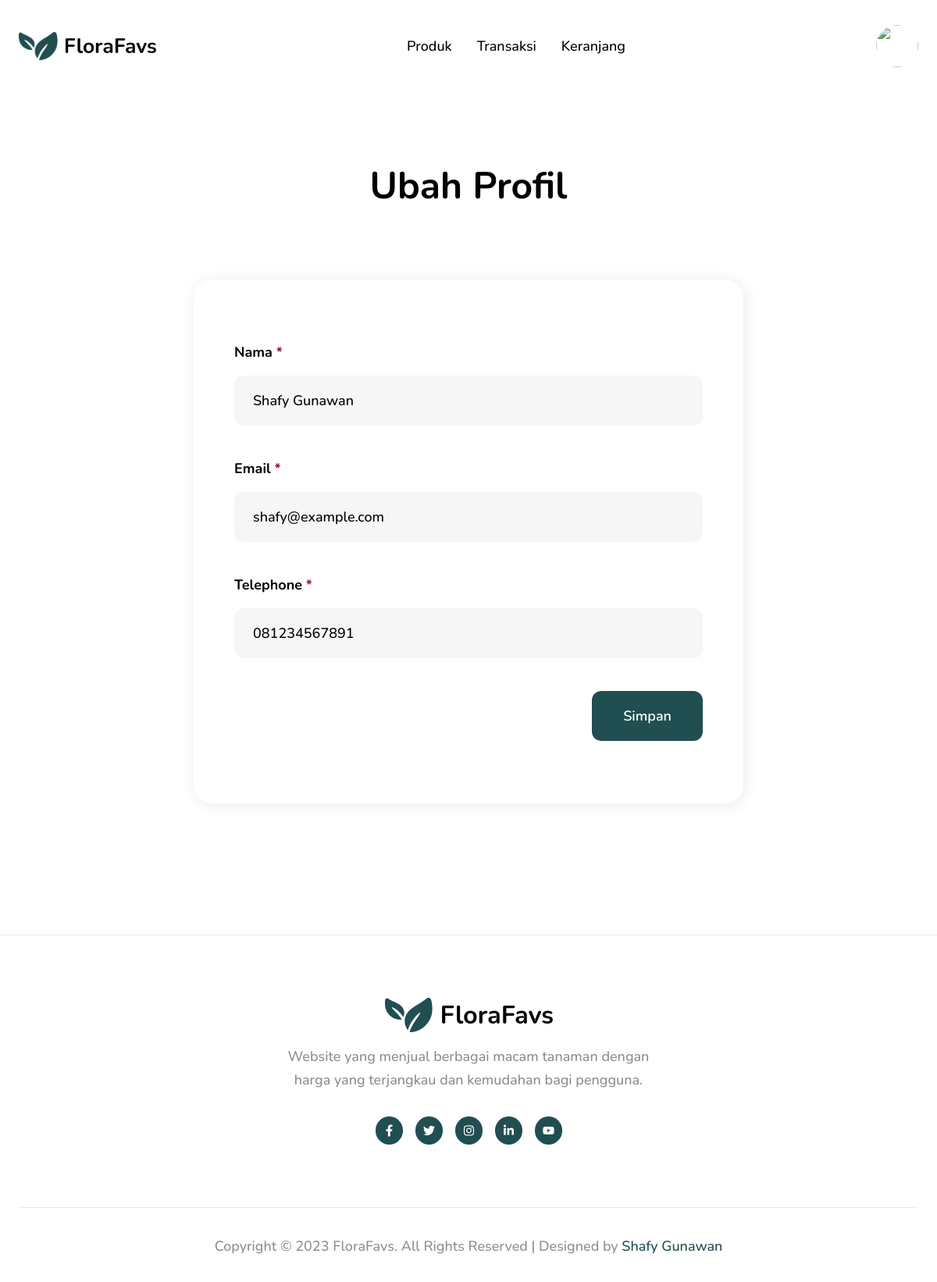
The app's page /editprofile.php (signed in) with its own data.
### tables this page shows
CREATE TABLE `customers` (
  `customer_id` int(11) NOT NULL,
  `customer_name` varchar(255) NOT NULL,
  `customer_phone` varchar(17) NOT NULL,
  `customer_email` varchar(255) NOT NULL,
  `customer_password` varchar(255) NOT NULL
);

### data/customer.php (called while the page is built, shortened)
<?php
function find_customer_with_id($id)
{
  try {
    $db = new PDO('mysql:host=localhost;dbname=' . DB_NAME, DB_USERNAME, DB_PASSWORD, [PDO::ATTR_ERRMODE => PDO::ERRMODE_EXCEPTION]);
    $statement = $db->prepare("SELECT * FROM customers WHERE customer_id = :id");
    $statement->bindValue(":id", $id);
    $statement->execute();
    $customer = $statement->fetch(PDO::FETCH_ASSOC);
    return $customer;
  } catch (PDOException $error) {
    throw new Exception($error->getMessage());
  }
}

### editprofile.php (the view, shortened to what this page needs)
<?php
require_once('data/customer.php');
$customer = find_customer_with_id($_SESSION['customer_id']);
require('layouts/header.php');
?>
<link rel="stylesheet" href="./assets/css/profile.css">
<main>
  <div class="profile container">
    <div class="profile__header">
      <h1>Ubah Profil</h1>
    </div>
    <div class="profile__body">
      <form action='./editprofile.php' method='POST' class="profile__right">
        <div class="profile__form">
          <div>
            <label class="input-label" for='nama'>Nama <span class="text-danger">*</span></label>
            <input type='text' name='nama' id='nama' class="input" value="<?= isset($_POST['nama']) ? htmlspecialchars($_POST['nama']) : $customer['customer_name']; ?>">
          </div>
          <div>
            <label class="input-label" for='email'>Email <span class="text-danger">*</span></label>
            <input type='text' name='email' id='email' class="input" value="<?= isset($_POST['email']) ? htmlspecialchars($_POST['email']) : $customer['customer_email']; ?>">
          </div>
          <div>
            <label class="input-label" for='telephone'>Telephone <span class="text-danger">*</span></label>
            <input type='text' name='telephone' id='telephone' class="input" value="<?= isset($_POST['telephone']) ? htmlspecialchars($_POST['telephone']) : $customer['customer_phone']; ?>">
          </div>
          <div>
            <button type="submit" name="ubah" class="profile__button">Simpan</button>
          </div>
        </div>
      </form>
    </div>
  </div>
</main>
<?php
require('layouts/footer.php');
?>

### assets/css/style.css (style rules this page uses)
html, body, div, span, applet, object, iframe, h1, h2, h3, h4, h5, h6, p, blockquote, pre, a, abbr, acronym, address, big, cite, code, del, dfn, em, img, ins, kbd, q, s, samp, small, strike, strong, sub, sup, tt, var, b, u, i, center, dl, dt, dd, ol, ul, li, fieldset, form, label, legend, table, caption, tbody, tfoot, thead, tr, th, td, article, aside, canvas, details, embed, figure, figcaption, footer, header, hgroup, menu, nav, output, ruby, section, summary, time, mark, audio, video { margin: 0; padding: 0; border: 0; font-size: 100%; font: inherit; vertical-align: baseline; }
body { line-height: 1.5; }
html { box-sizing: border-box; font-family: "Nunito", sans-serif; font-size: 16px; font-weight: 500; }
body { background-color: #ffffff; color: #000000; }
*, *::before, *::after { box-sizing: border-box; }
.container { margin-inline: auto; max-width: 1318px; padding-inline: 1.5rem; width: 100%; }
.text-danger { color: #931c32; }

### assets/css/customer.css (style rules this page uses)
.input { padding: 20px 24px; font-family: "Nunito", sans-serif; font-size: 18px; background-color: #f6f6f6; color: #000000; border: none; border-radius: 12px; width: 100%; }
.input-label { display: block; font-size: 18px; font-weight: 700; margin-bottom: 16px; }

### assets/css/profile.css (style rules this page uses)
.profile__header { display: flex; flex-direction: column; gap: 14px; max-width: 713px; margin-inline: auto; padding-block: 84px; text-align: center; }
.profile__header h1 { font-size: 48px; font-weight: 700; }
.profile__body { display: flex; justify-content: space-around; padding-bottom: 84px; }
.profile__right { display: flex; flex-direction: column; gap: 48px; width: 704px; }
.profile__form { display: flex; flex-direction: column; gap: 32px; box-shadow: 2px 2px 20px rgba(8, 15, 52, 0.0823529412); border-radius: 24px; padding: 80px 52px; }
.profile__button { display: block; margin-left: auto; padding: 20px 40px; background-color: #204e51; color: #ffffff; font-family: "Nunito", sans-serif; font-size: 18px; font-weight: 600; border: none; border-radius: 12px; }

### records on screen
customers: nama "Shafy Gunawan", email "shafy@example.com", telephone "081234567891"
